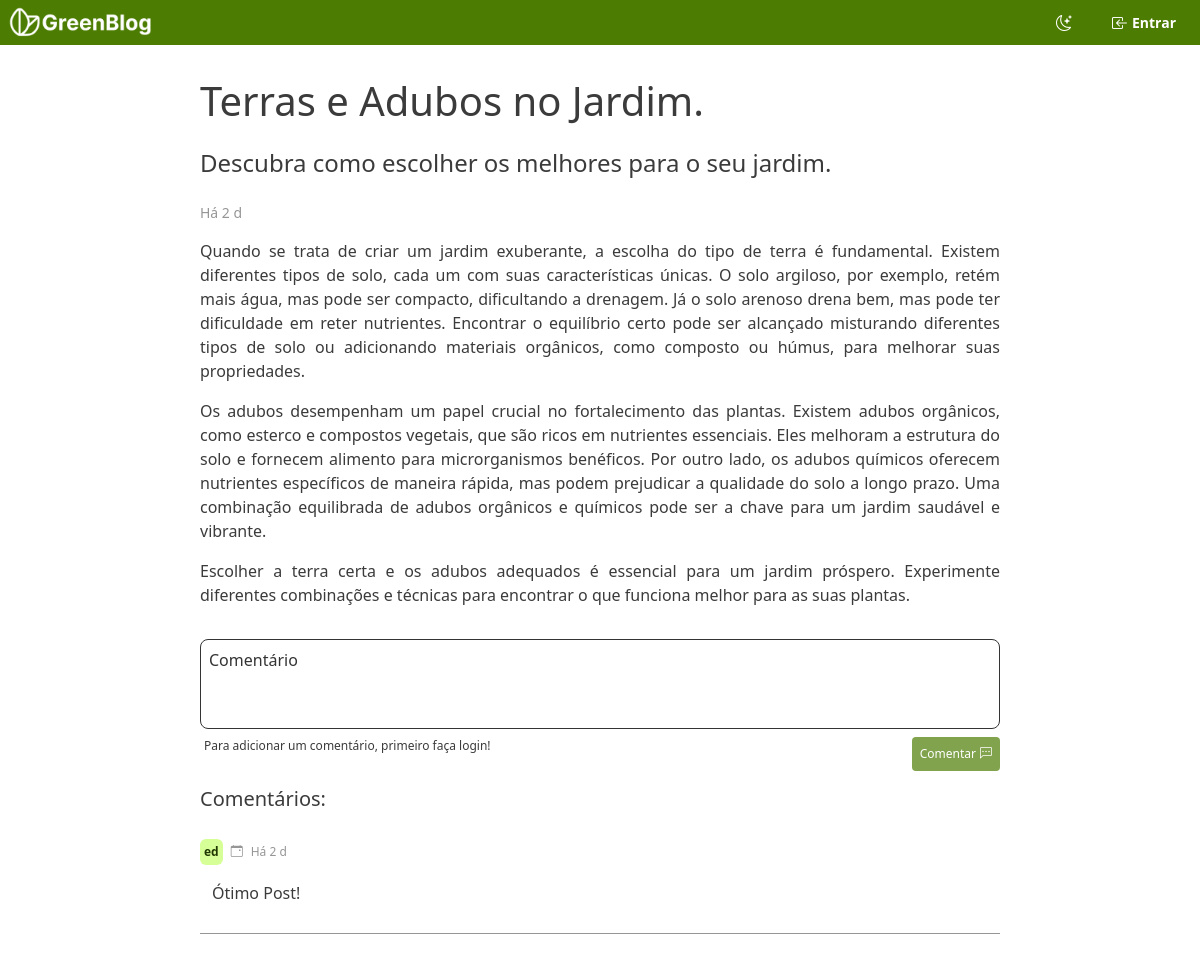
The page /post.php?id=12 on the database its author committed.
### tables this page shows
CREATE TABLE posts (
        post_id integer primary key autoincrement,
        owner_id int not null references user(user_id),
        title varchar(80),
        subtitle text(100),
        content text,
        created_at timestamp DEFAULT CURRENT_TIMESTAMP
    );

CREATE TABLE comments (
        id integer primary key autoincrement,
        post_id int not null references posts(post_id),
        owner_id int not null references user(user_id),
        content text,
        created_at timestamp DEFAULT CURRENT_TIMESTAMP
    );

### database/database.php (called while the page is built, shortened)
<?php
$db = new PDO("sqlite:" . DATABASE_PATH);
function get_comments_by_post_id(String $post_id)
{
	global $db;
	$sql = "--sql
		SELECT comments.*, user.username
		FROM comments, user
		WHERE user.user_id = comments.owner_id AND post_id = '$post_id'
		ORDER BY comments.created_at DESC
	";
	$query = $db->prepare($sql);
	$query->execute();
	$query = $query->fetchAll(PDO::FETCH_ASSOC);
	return $query;
}
function get_post_by_id(String $id)
{
	global $db;
	$sql = "--sql
		SELECT * FROM posts WHERE post_id = '$id'
	";
	$query = $db->prepare($sql);
	$query->execute();
	$query = $query->fetch(PDO::FETCH_ASSOC);
	return $query;
}
function calculate_time_diff(String $date_str)
{
	$now = new DateTime('now');
	$date = new DateTime($date_str);
	$diff = $now->diff($date);
	$days = $diff->days;
	if ($days >= 1) {
		return 'Há ' . $days . ' d';
	}
	return '';
}

### post.php (the view, shortened to what this page needs)
<?php
include './database/database.php';
$header = include './header.php';
$post_id = $_GET['id'];
$post = get_post_by_id($post_id);
$comments = get_comments_by_post_id($post_id);
$date = $post['created_at'];
$created_at = calculate_time_diff($date);
?>
<!DOCTYPE html>
<html lang="pt-br">
<head>
  <link rel="stylesheet" href="/styles/global.css">
  <link rel="stylesheet" href="/styles/posts.css">
</head>
<body>
  <?= $header ?>
  <main id="container">
    <div id="content">
      <h1 class="h1"><?= $post['title'] ?></h1>
      <p class="h4" id="subtitle"><?= $post['subtitle'] ?></p>
      <div id="post_date">
        <span id="created_at">
          <?= $created_at ?>
        </span>
      </div>
      <div id="content_body">
        <?= $post['content'] ?>
      </div>
      <form action="/actions/comment.php" method="post" id="form">
        <textarea name="comment" id="comment_field" cols="30" rows="10" disabled required placeholder=Comentário></textarea>
        <div>
          <span>Para adicionar um comentário, primeiro faça login!</span>
          <button id="send_comment_bt" disabled>
            Comentar
            <span class="bi bi-chat-left-dots"></span>
          </button>
        </div>
      </form>
    </div>
    <div id="comments">
      <h5 class="h5">Comentários:</h5>
      <?php
      if ($comments) {
        foreach ($comments as &$comment) {
          $content = &$comment['content'];
          $username = &$comment['username'];
          $date = &$comment['created_at'];
          $date = &$comment['created_at'];
          $created_at = calculate_time_diff($date);
          echo <<<HTML
              <div id="comment" >
                <div id="comment_title" >
                  <span>$username</span>
                  <span class="bi bi-calendar-event"></span>
                  <span> $created_at</span>
                </div>
                <p>$content</p>
              </div>
            HTML;
        }
      }
      ?>
    </div>
  </main>
</body>
</html>

### styles/global.css (style rules this page uses)
:root { --primary-1: #D6FF97; --primary-2: #4C7D02; --primary-3: #213700; --font-1: #969696; --font-2: #343434; --font-3: #3b3b3b; --alert-1: rgb(238, 108, 68); --white: #FFFFFF; --header-height: 45px }
input, textarea { background-color: var(--back-color-input); color: var(--font-3); border: 1px solid var(--font-2); resize: none; border-radius: 8px; font-size: 16px; padding: 8px; }
input::placeholder, textarea::placeholder { color: var(--font-2); }
body { background-color: var(--back-color); }
* { margin: 0; padding: 0; box-sizing: border-box; color: var(--font-3); transition: .7s; }
button { background-color: var(--white); border: none; padding: 2px 8px; border-radius: 4px; display: flex; justify-content: center; align-items: center; gap: 4px; }
main { width: 100%; height: calc(100vh - var(--header-height)); margin-top: var(--header-height); }
#container { display: flex; flex-direction: column; align-items: center; width: 100%; height: calc(100vh - var(--header-height)); overflow-x: auto; padding: 16px; }

### styles/posts.css (style rules this page uses)
#content { max-width: 800px; width: 100%; display: flex; flex-direction: column; gap: 16px; padding: 16px 0; font-size: 18px; }
textarea { width: 100%; height: 90px; }
#form { display: flex; flex-direction: column; align-items: end; gap: 8px; }
#form>div { width: 100%; display: flex; justify-content: space-between; font-size: 12px; padding-left: 4px; }
#send_comment_bt { padding: 8px; background-color: var(--primary-2); color: var(--white); font-weight: 500; }
#send_comment_bt>span { color: var(--white); }
#send_comment_bt:disabled { opacity: .7; }
#content_body { text-align: justify; line-height: 24px; font-size: 16px; }
#comments { max-width: 800px; width: 100%; display: flex; flex-direction: column; gap: 20px; padding-bottom: 50px; }
#comment { width: 100%; border-bottom: 1px solid var(--font-1); display: flex; flex-direction: column; gap: 16px; padding: 0 0 12px 0; }
#comment>p { padding: 0 12px; font-weight: 500; }
#comment_title { display: flex; gap: 8px; align-items: center; font-size: 12px; }
#comment_title>span:first-child { background-color: var(--primary-1); padding: 4px; border-radius: 6px; color: var(--primary-3); font-weight: 600; }
#comment_title>span:nth-child(2), #comment_title>span:last-child { color: var(--font-1); font-weight: 500; }
#post_date { display: flex; font-size: 14px; font-weight: 500; text-align: start; justify-content: space-between; }
#created_at { color: var(--font-1); }

### rows shown on the page
posts: title "Terras e Adubos no Jardim.", subtitle "Descubra como escolher os melhores para o seu jardim.", created_at "Há 2 d", content "Quando se trata de criar um jardim exuberante, a escolha do tipo de terra é fundamental. Existem diferentes tipos de solo, cada um com suas características únicas. O solo argiloso, por exemplo, retém mais água, mas pode ser compacto, dificultando a drenagem. Já o solo arenoso drena bem, mas pode ter dificuldade em reter nutrientes. Encontrar o equilíbrio certo pode ser alcançado misturando diferentes tipos de solo ou adicionando materiais orgânicos, como composto ou húmus, para melhorar suas propriedades. Os adubos desempenham um papel crucial no fortalecimento das plantas. Existem adubos orgânicos, como esterco e compostos vegetais, que são ricos em nutrientes essenciais. Eles melhoram a…"
comments: created_at "Há 2 d"
